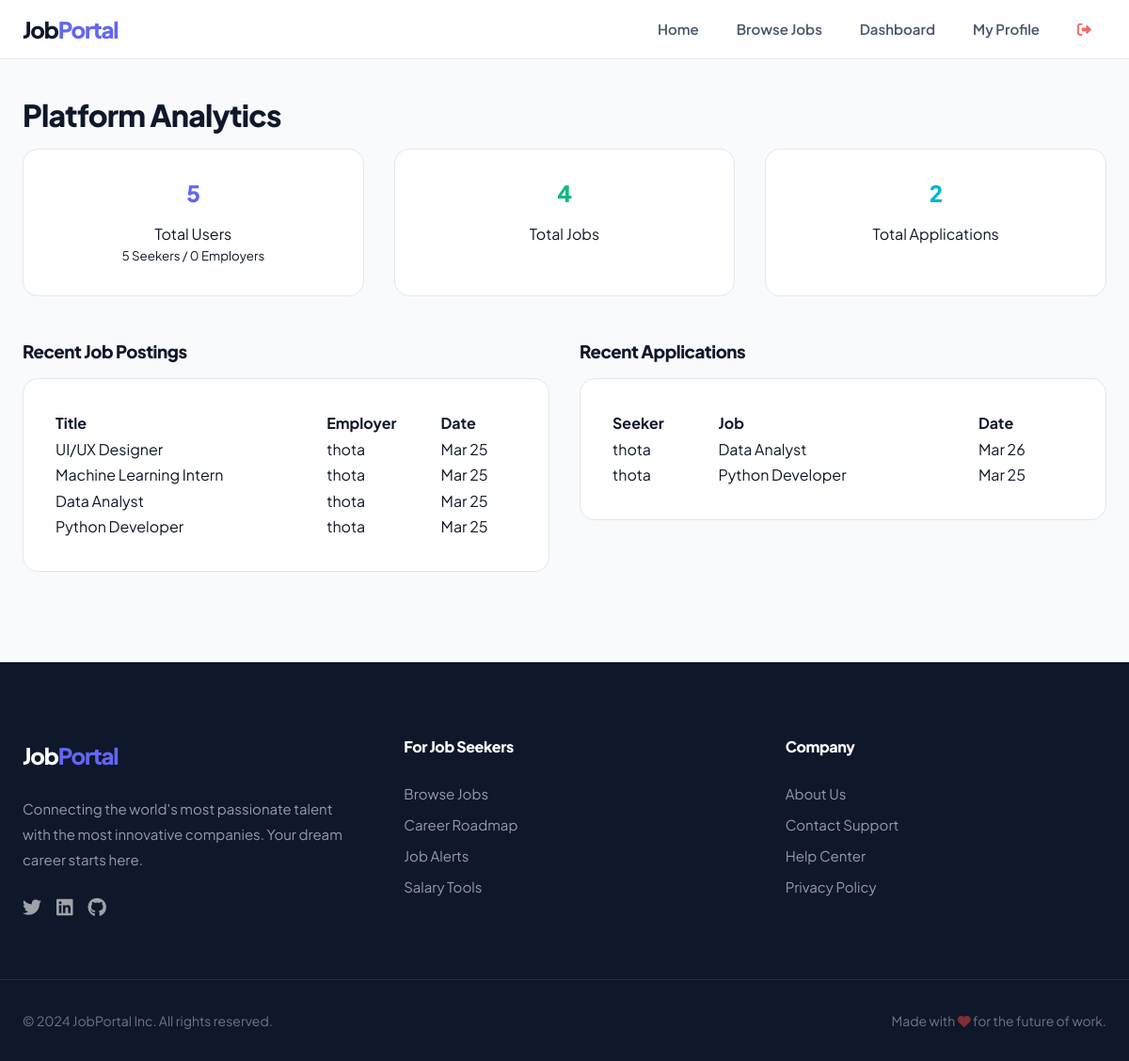
The page /admin-analytics/ (signed in) on the database its author committed.
### jobs/models.py (models this page shows, shortened)
class Job(models.Model):
    JOB_TYPE_CHOICES = (
        ('Full-time', 'Full-time'),
        ('Part-time', 'Part-time'),
        ('Remote', 'Remote'),
        ('Freelance', 'Freelance'),
        ('Contract', 'Contract'),
        ('Internship', 'Internship'),
    )
    employer = models.ForeignKey(User, on_delete=models.CASCADE, related_name='jobs_posted')
    company = models.ForeignKey(Company, on_delete=models.CASCADE, related_name='jobs', null=True)
    category = models.ForeignKey(Category, on_delete=models.SET_NULL, null=True, related_name='jobs')
    title = models.CharField(max_length=200)
    location = models.CharField(max_length=200)
    description = models.TextField()
    requirements = models.TextField(blank=True)
    job_type = models.CharField(max_length=20, choices=JOB_TYPE_CHOICES, default='Full-time')
    salary_min = models.PositiveIntegerField(null=True, blank=True)
    salary_max = models.PositiveIntegerField(null=True, blank=True)
    is_featured = models.BooleanField(default=False)
    created_at = models.DateTimeField(auto_now_add=True)
    expiry_date = models.DateTimeField(default=default_expiry)

class Application(models.Model):
    STATUS_CHOICES = (
        ('Applied', 'Applied'),
        ('Shortlisted', 'Shortlisted'),
        ('Interview', 'Interview'),
        ('Selected', 'Selected'),
        ('Rejected', 'Rejected'),
    )
    job = models.ForeignKey(Job, on_delete=models.CASCADE, related_name='applications')
    seeker = models.ForeignKey(User, on_delete=models.CASCADE, related_name='applications_made')
    resume = models.FileField(upload_to='applications/')
    cover_letter = models.TextField(blank=True)
    status = models.CharField(max_length=20, choices=STATUS_CHOICES, default='Applied')
    applied_at = models.DateTimeField(auto_now_add=True)
    class Meta:
        unique_together = ('job', 'seeker') # Prevent duplicate applications

### jobs/views.py (the view)
# urls.py: path('admin-analytics/', views.admin_analytics, name='admin_analytics'),
@user_passes_test(lambda u: u.is_superuser)
def admin_analytics(request):
    total_users = User.objects.count()
    total_jobs = Job.objects.count()
    total_applications = Application.objects.count()
    total_seekers = Profile.objects.filter(user_type='seeker').count()
    total_employers = Profile.objects.filter(user_type='employer').count()
    recent_jobs = Job.objects.order_by('-created_at')[:5]
    recent_apps = Application.objects.order_by('-applied_at')[:5]
    return render(request, 'jobs/admin_analytics.html', {
        'total_users': total_users,
        'total_jobs': total_jobs,
        'total_applications': total_applications,
        'total_seekers': total_seekers,
        'total_employers': total_employers,
        'recent_jobs': recent_jobs,
        'recent_apps': recent_apps
    })

### jobs/templates/jobs/admin_analytics.html
{% extends 'jobs/base.html' %}
{% block content %}
<div class="admin-analytics">
    <h1>Platform Analytics</h1>
    <div class="jobs-grid" style="margin-bottom: 3rem;">
        <div class="job-card" style="text-align: center;">
            <h2 style="color: var(--primary-color);">{{ total_users }}</h2>
            <p>Total Users</p>
            <small>{{ total_seekers }} Seekers / {{ total_employers }} Employers</small>
        </div>
        <div class="job-card" style="text-align: center;">
            <h2 style="color: var(--success-color);">{{ total_jobs }}</h2>
            <p>Total Jobs</p>
        </div>
        <div class="job-card" style="text-align: center;">
            <h2 style="color: var(--info-color);">{{ total_applications }}</h2>
            <p>Total Applications</p>
        </div>
    </div>
    <div style="display: grid; grid-template-columns: 1fr 1fr; gap: 2rem;">
        <section>
            <h3>Recent Job Postings</h3>
            <div class="job-card">
                <table style="width: 100%; text-align: left;">
                    <thead>
                        <tr>
                            <th>Title</th>
                            <th>Employer</th>
                            <th>Date</th>
                        </tr>
                    </thead>
                    <tbody>
                        {% for job in recent_jobs %}
                        <tr>
                            <td>{{ job.title }}</td>
                            <td>{{ job.employer.username }}</td>
                            <td>{{ job.created_at|date:"M d" }}</td>
                        </tr>
                        {% endfor %}
                    </tbody>
                </table>
            </div>
        </section>
        <section>
            <h3>Recent Applications</h3>
            <div class="job-card">
                <table style="width: 100%; text-align: left;">
                    <thead>
                        <tr>
                            <th>Seeker</th>
                            <th>Job</th>
                            <th>Date</th>
                        </tr>
                    </thead>
                    <tbody>
                        {% for app in recent_apps %}
                        <tr>
                            <td>{{ app.seeker.username }}</td>
                            <td>{{ app.job.title|truncatechars:20 }}</td>
                            <td>{{ app.applied_at|date:"M d" }}</td>
                        </tr>
                        {% endfor %}
                    </tbody>
                </table>
            </div>
        </section>
    </div>
</div>
{% endblock %}

### jobs/static/css/style.css (style rules this page uses)
:root { --primary-color: #6366f1; --primary-hover: #4f46e5; --secondary-color: #64748b; --success-color: #10b981; --danger-color: #ef4444; --warning-color: #f59e0b; --info-color: #06b6d4; --dark-color: #1e293b; --light-color: #f8fafc; --white: #ffffff; --slate-50: #f8fafc; --slate-100: #f1f5f9; --slate-200: #e2e8f0; --slate-300: #cbd5e1; --slate-400: #94a3b8; --slate-500: #64748b; --slate-600: #475569; --slate-700: #334155; --slate-800: #1e293b; --slate-900: #0f172a; --shadow-sm: 0 1px 2px 0 rgb(0 0 0 / 0.05); --shadow: 0 4px 6px -1px rgb(0 0 0 / 0.1), 0 2px 4px -2px rgb(0 0 0 / 0.1); --shadow-md: 0 10px 15px -3px rgb(0 0 0 / 0.1), 0 4px 6px -4px rgb(0 0 0 / 0.1); --shadow-lg: 0 20px 25px -5px rgb(0 0 0 / 0.1), 0 8px 10px -6px rgb(0 0 0 / 0.1); --radius-sm: 0.375rem; --radius: 0.75rem; --radius-lg: 1rem; --radius-full: 9999px; }
* { box-sizing: border-box; margin: 0; padding: 0; }
body { font-family: 'Plus Jakarta Sans', 'Inter', system-ui, -apple-system, sans-serif; line-height: 1.6; background-color: var(--slate-50); color: var(--slate-900); -webkit-font-smoothing: antialiased; }
h1, h2, h3, h4 { color: var(--slate-900); font-weight: 800; line-height: 1.2; margin-bottom: 1rem; letter-spacing: -0.025em; }
.jobs-grid { display: grid; grid-template-columns: repeat(auto-fill, minmax(360px, 1fr)); gap: 2rem; }
.job-card { background: var(--white); padding: 2rem; border-radius: var(--radius-lg); border: 1px solid var(--slate-200); transition: all 0.3s cubic-bezier(0.4, 0, 0.2, 1); display: flex; flex-direction: column; position: relative; }

### rows shown on the page
Job: title "UI/UX Designer", employer.username "thota", created_at "Mar 25"
Job: title "Machine Learning Intern", employer.username "thota", created_at "Mar 25"
Job: title "Data Analyst", employer.username "thota", created_at "Mar 25"
Job: title "Python Developer", employer.username "thota", created_at "Mar 25"
Application: seeker.username "thota", job "Data Analyst", applied_at "Mar 26"
Application: seeker.username "thota", job "Python Developer", applied_at "Mar 25"

### other values the page prints
{{ total_users }} "5"
{{ total_seekers }} "5"
{{ total_employers }} "0"
{{ total_jobs }} "4"
{{ total_applications }} "2"
